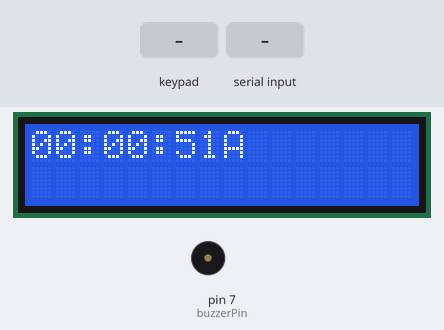
Bench run of a sketch on a simulated Arduino Uno, built with avr-gcc and run on an emulated ATmega328P. On the bench: 16×2 character LCD, buzzer (waves = sounding, pin HIGH). Inputs (shaded band) come from the test bench. What the sketch prints to the serial monitor is not drawn.

Above: at 1.6 s.
1.7 s: key '1' pressed
3.2 s: "1\n" received over Serial
At 4.0 s:
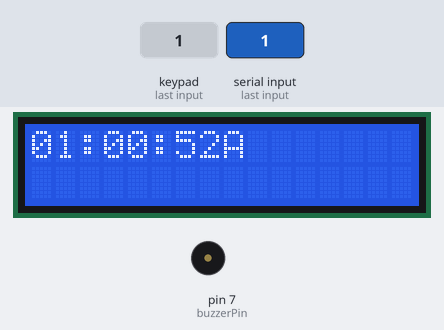
At 5.0 s:
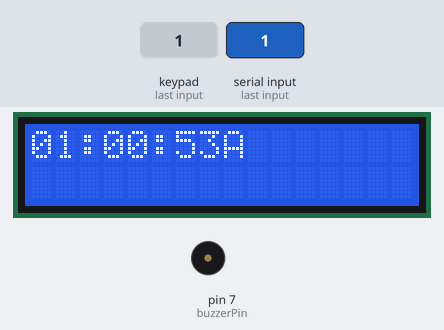
Timing chart, 0 to 6.5 s (numbered marks = the images above; inputs shaded):
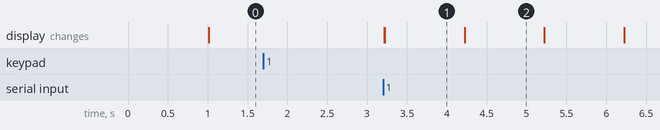

Measured:
- after the input at 1.7 s, every drawn part: stays the same
- after the input at 3.2 s, the display: first changes at once (image 1 shows a later state)
- what the display in image 1 shows lasts 1.0 s, from 3.2 s to 4.2 s

The sketch:

alarmclock.ino
```cpp
#include <Keypad.h>
#include <Wire.h>
#include <LiquidCrystal_I2C.h>

// ================= Clock ===================

unsigned char clockHours = 0;
unsigned char clockMinutes = 0;
unsigned char clockSeconds = 0;

unsigned long previousMillis = 0;
const long interval = 1000;

char clockString[16];

// ================= Alarm ===================

unsigned char alarmHours = 0;
unsigned char alarmMinutes = 0;
unsigned char alarmSeconds = 0;

unsigned long alarmStartMillis = 0;
unsigned long alarmLastMillis = 0;
const long alarmInterval = 200;
const long alarmDuration = 5000;

bool isAlarmActivated = false;
bool isAlarmRinging = false;
bool isBuzzerActivated = false;

// ============= I2C LCD display =============

const int LCD_I2C_ADDRESS = 0x27;
LiquidCrystal_I2C lcd(LCD_I2C_ADDRESS, 16, 2);

// ============== 4x4 Keypad =================

const byte rows = 1;
const byte columns = 4;

const byte ROW_PINS[rows] = { 8 };
const byte COLUMN_PINS[columns] = { 9, 10, 11, 12 };

const char BUTTONS[rows][columns] = {
  {'1', '2', '3', '4'}
};

Keypad keypad = Keypad(makeKeymap(BUTTONS), ROW_PINS, COLUMN_PINS, rows, columns);

// ================ Other ====================

const unsigned char buzzerPin = 7;

// ===========================================

unsigned char setTimeSerial() {
  Serial.println("Enter time value:");
  while (true) {
    if (Serial.available() > 0) {
      String input = Serial.readStringUntil('\n');
      input.trim();
      if (input.length() > 0 && input.toInt() >= 0) {
        unsigned char timeValue = (unsigned char)input.toInt();
        Serial.print("Received data: ");
        Serial.println(timeValue);
        return timeValue;
      } else {
        Serial.println("Invalid input!");
      }
    }
  }
}

void updateLCD() {
  sprintf(clockString, "%02d:%02d:%02d", clockHours, clockMinutes, clockSeconds);
  if (isAlarmActivated) strcat(clockString, "A");
  lcd.clear();
  lcd.print(clockString);
}

void incrementTime() {
  clockSeconds++;
  if (clockSeconds >= 60) {
    clockSeconds = 0;
    clockMinutes++;
  }
  if (clockMinutes >= 60) {
    clockMinutes = 0;
    clockHours++;
  }
  if (clockHours >= 24) {
    clockHours = 0;
  }
}

void handleKeyPress(char keyPressed) {
  // Keypad buttons:
  // 1 - set hours for clock or alarm
  // 2 - set minutes for clock or alarm
  // 3 - show alarm and change it by pressing 1 or 2
  // 4 - turn on/off alarm(you will see 'A' near seconds)
  switch (keyPressed) {
    case '1':
      clockHours = setTimeSerial();
      break;

    case '2':
      clockMinutes = setTimeSerial();
      break;

    case '3':
      lcd.clear();
      sprintf(clockString, "%02d:%02d:%02d", alarmHours, alarmMinutes, alarmSeconds);
      lcd.print(clockString);
      while ((keyPressed = keypad.getKey()) == 0) {};
      if (keyPressed == '1') {
        alarmHours = setTimeSerial();
      } else if (keyPressed == '2') {
        alarmMinutes = setTimeSerial();
      }
      break;

    case '4':
      isAlarmActivated = !isAlarmActivated;
      isAlarmRinging = false;
      noTone(buzzerPin);
      break;

    default:
      break;
  }
}

void alarm() {
  if (isAlarmRinging) {
    unsigned long currentMillis = millis();
    if (currentMillis - alarmLastMillis >= alarmInterval) {
      alarmLastMillis = currentMillis;
      if (isBuzzerActivated) {
        tone(buzzerPin, 2500);
        isBuzzerActivated = false;
      } else {
        noTone(buzzerPin);
        isBuzzerActivated = true;
      }
    }
    if (currentMillis - alarmStartMillis >= alarmDuration) {
      isAlarmRinging = false;
      noTone(buzzerPin);
    }
  } else if (clockHours == alarmHours && clockMinutes == alarmMinutes && clockSeconds == alarmSeconds) {
    isAlarmRinging = true;
    isBuzzerActivated = true;
    alarmStartMillis = millis();
    alarmLastMillis = millis();
  }
}

void setup() {
  Serial.begin(9600);
  pinMode(buzzerPin, OUTPUT);
  lcd.begin();
  lcd.backlight();
  clockSeconds = 50;
  alarmMinutes = 1;
  isAlarmActivated = true;
}

void loop() {
  unsigned long currentMillis = millis();

  char keyPressed = keypad.getKey();
  if (keyPressed) {
    handleKeyPress(keyPressed);
    updateLCD();
  }

  if (currentMillis - previousMillis >= interval) {
    previousMillis = currentMillis;
    incrementTime();
    updateLCD();
  }

  if (isAlarmActivated) {
    alarm();
  }
}
```
